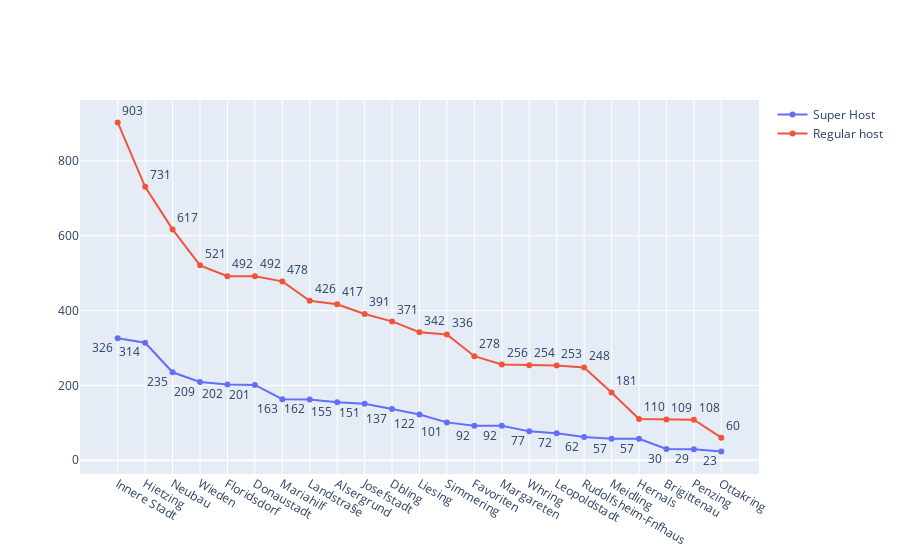

Here is the notebook cell this chart was saved with:
### Code cell
import plotly.graph_objects as go

fig = go.Figure(data=[
    go.Scatter(name='Super Host', x=regular_host_charge['neighbourhood'], y=super_host_nr_reviews['number_of_hosts'], text=super_host_nr_reviews['number_of_hosts'], mode='lines+markers+text', textposition='bottom left'),
    go.Scatter(name='Regular host', x=regular_host_charge['neighbourhood'], y=regular_host_nr_reviews['number_of_hosts'], text=regular_host_nr_reviews['number_of_hosts'], mode='lines+markers+text', textposition='top right')
])
# Change the bar mode
fig.update_layout(barmode='group', autosize=True)
fig.update_yaxes(automargin=True)
fig.show()

### Figure 1 — Plotly figure (JSON) as saved in the notebook; plotly's stock layout.template omitted (floating-point values rounded to 4 significant figures)
{"data": [{"mode": "lines+markers+text", "name": "Super Host", "text": [326, 314, 235, 209, 202, 201, 163, 162, 155, 151, 137, 122, 101, 92, 92, 77, 72, 62, 57, 57, 30, 29, 23], "textposition": "bottom left", "type": "scatter", "x": ["Innere Stadt", "Hietzing", "Neubau", "Wieden", "Floridsdorf", "Donaustadt", "Mariahilf", "Landstra§e", "Alsergrund", "Josefstadt", "Dbling", "Liesing", "Simmering", "Favoriten", "Margareten", "Whring", "Leopoldstadt", "Rudolfsheim-Fnfhaus", "Meidling", "Hernals", "Brigittenau", "Penzing", "Ottakring"], "y": [326, 314, 235, 209, 202, 201, 163, 162, 155, 151, 137, 122, 101, 92, 92, 77, 72, 62, 57, 57, 30, 29, 23]}, {"mode": "lines+markers+text", "name": "Regular host", "text": [903, 731, 617, 521, 492, 492, 478, 426, 417, 391, 371, 342, 336, 278, 256, 254, 253, 248, 181, 110, 109, 108, 60], "textposition": "top right", "type": "scatter", "x": ["Innere Stadt", "Hietzing", "Neubau", "Wieden", "Floridsdorf", "Donaustadt", "Mariahilf", "Landstra§e", "Alsergrund", "Josefstadt", "Dbling", "Liesing", "Simmering", "Favoriten", "Margareten", "Whring", "Leopoldstadt", "Rudolfsheim-Fnfhaus", "Meidling", "Hernals", "Brigittenau", "Penzing", "Ottakring"], "y": [903, 731, 617, 521, 492, 492, 478, 426, 417, 391, 371, 342, 336, 278, 256, 254, 253, 248, 181, 110, 109, 108, 60]}], "layout": {"autosize": true, "barmode": "group", "yaxis": {"automargin": true}}}
